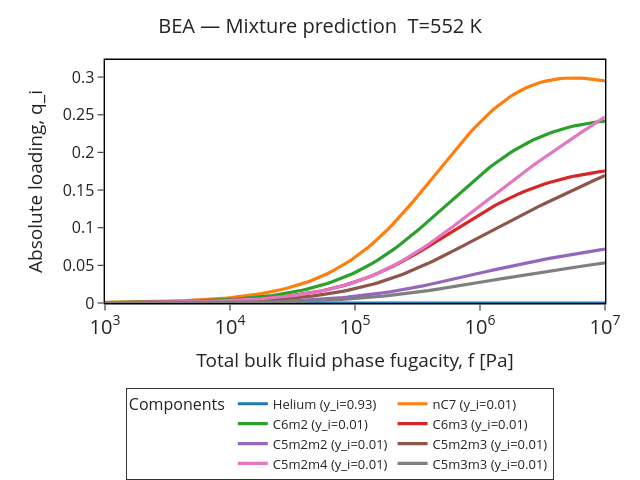

Notebook code for this chart:
### Markdown cell above
## Mixture loadings

### Code cell
fig = plotter.mixture_loading(include_carrier_gas=True)
fig
